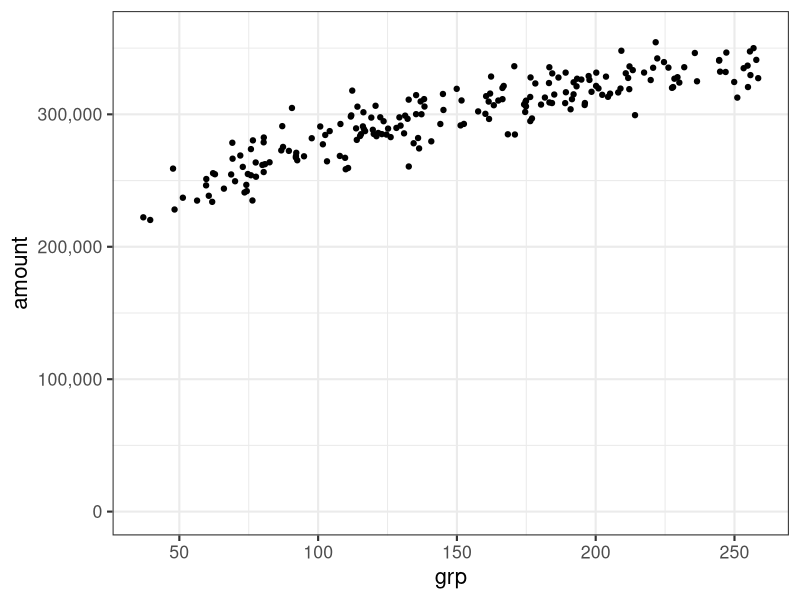
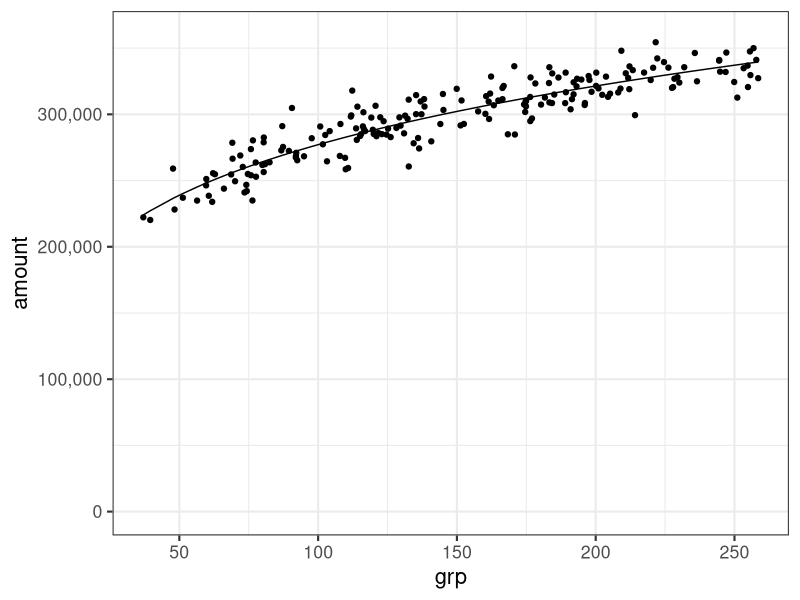

Reproduce these figures in R, in order.
library(ggplot2)
library(scales)

grp.data <- read.csv("grp.csv", header = T)

head(grp.data)

#ggplot(grp.data, aes(x=grp, y=amount)) +
#  geom_point() + 
#  ylab("売上") + 
#  xlab("GRP") + 
#  theme_bw(16)

ggplot(grp.data, aes(x=grp, y=amount)) +
  geom_point() + 
  scale_y_continuous(labels = comma, limits = c(0,360000) ) + 
  theme_bw(16)

#fit <-lm(amount ~ grp, data=grp.data)
#summary(fit)

fit <- lm(log(amount) ~ log(grp), data = grp.data)
summary(fit)

fit.data <- data.frame(grp = grp.data$grp, amount=exp(fit$fitted.values))

ggplot(grp.data,aes(x=grp, y=amount)) +
  geom_point() +
  geom_line(data = fit.data, aes(x=grp, y = amount)) +
  scale_y_continuous(labels = comma, limits = c(0,360000)) + 
  theme_bw(16)
